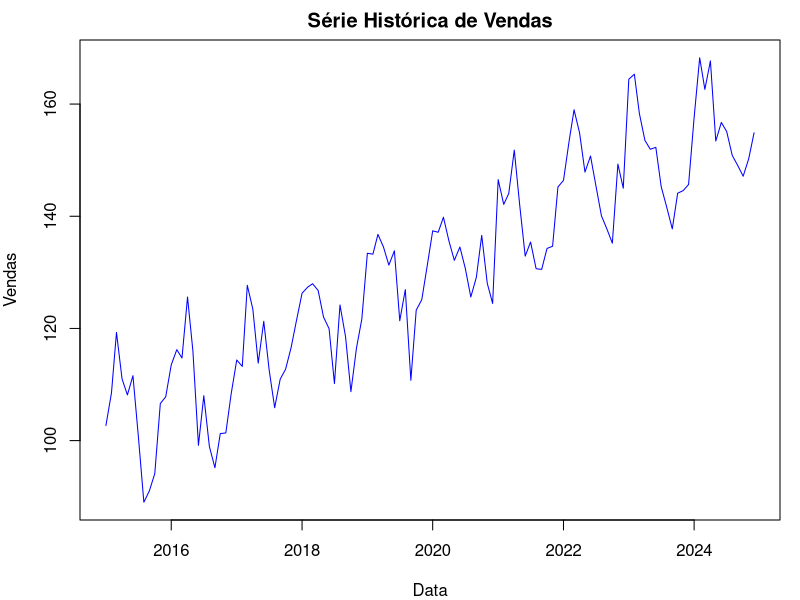
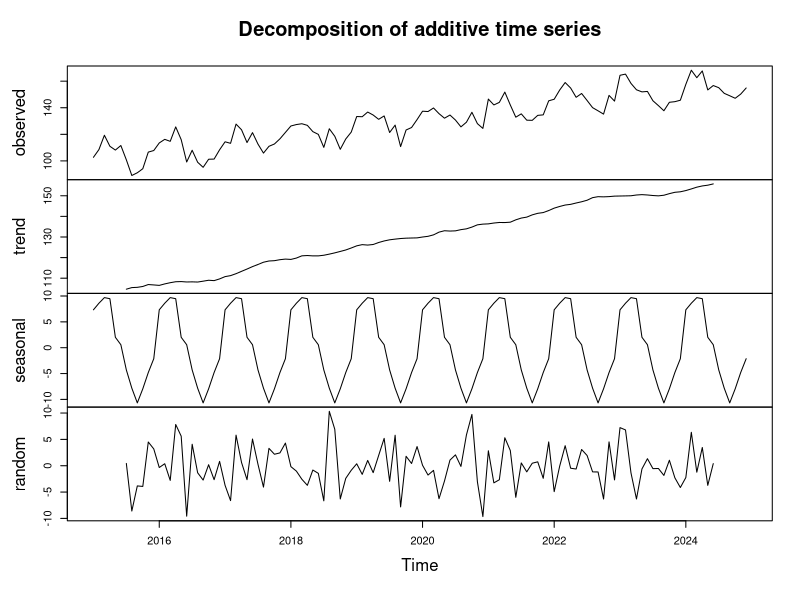
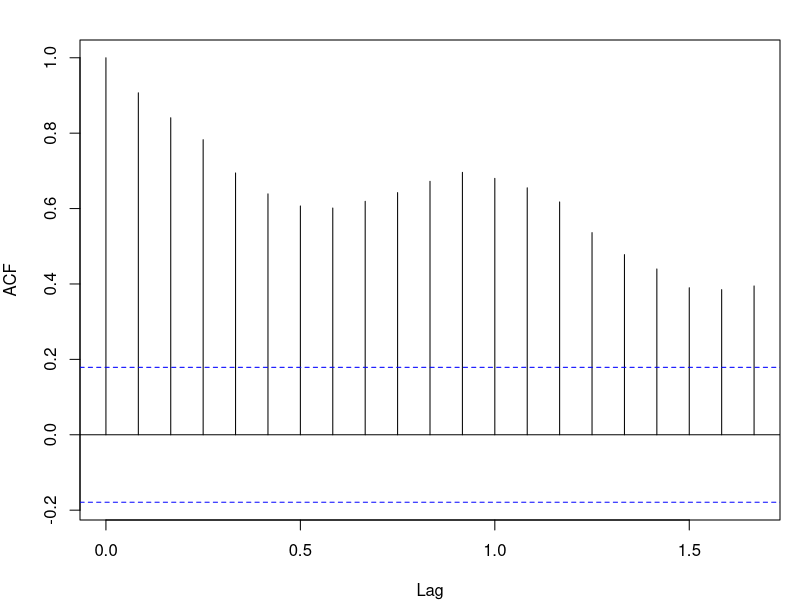
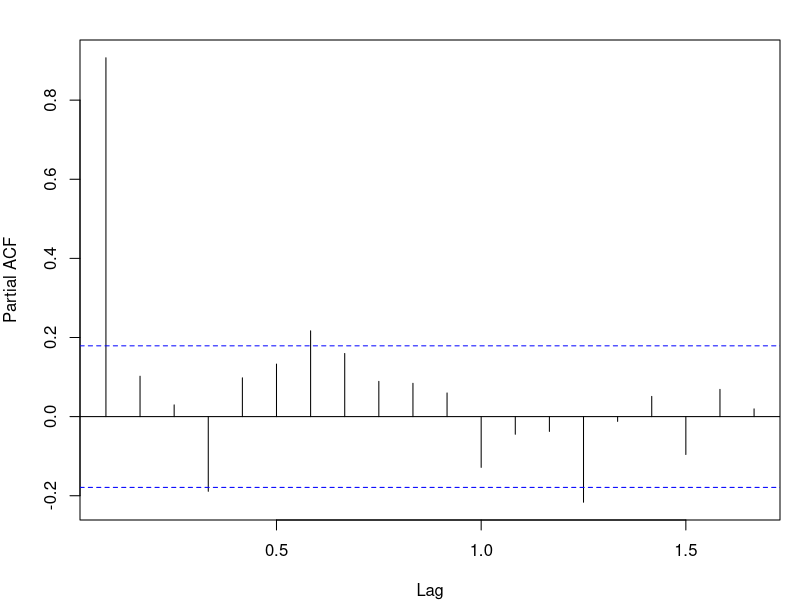
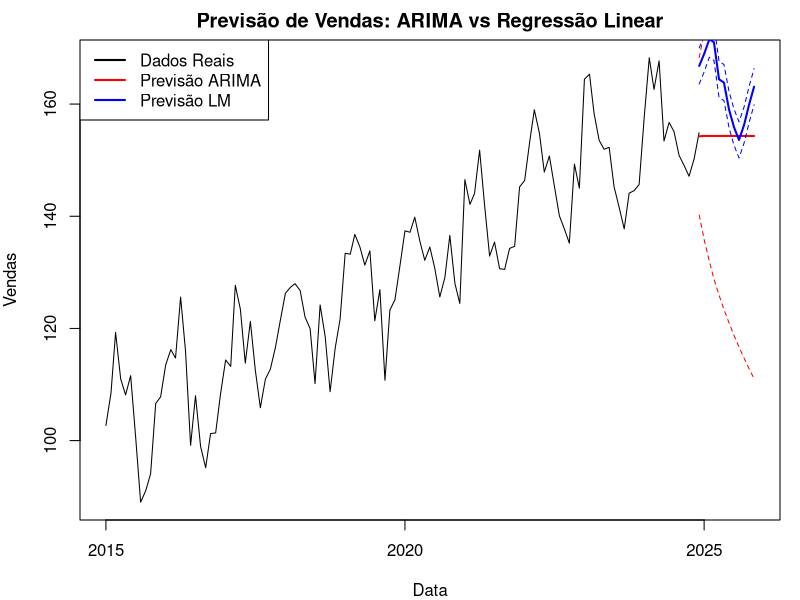
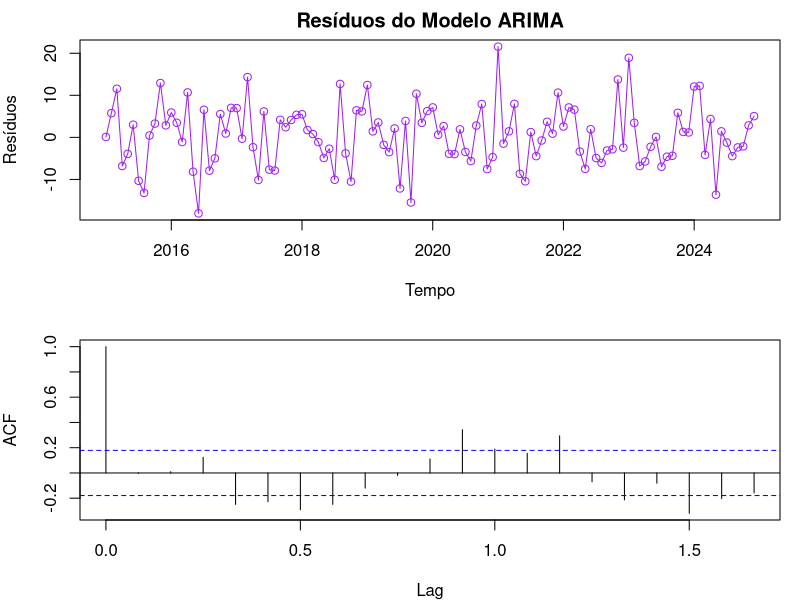

The R script that drew these images, in order:
###############################################################
# PROJETO: Sistema de Previsão de Vendas com Análise Estatística
# AUTOR:   Luiz Tiago Wilcke
# DATA:    Abril/2025
#
# Descrição:
#    Este código em R exemplifica um projeto complexo utilizando
#    apenas bibliotecas padrões do R. São simulados dados de vendas
#    mensais para um período de 10 anos (120 meses). Em seguida, são
#    realizadas análises exploratórias, ajuste de modelo ARIMA e de um
#    modelo de regressão linear com dummies sazonais, previsão dos próximos
#    12 meses e avaliação dos resíduos.
#
#    Foram incluídas correções para o erro "figure margins too large".
###############################################################

###############################
# 1. SIMULAÇÃO DOS DADOS
###############################
set.seed(123)  # Para garantir reprodutibilidade

# Definir parâmetros da simulação
n_anos <- 10           # 10 anos
n_meses <- n_anos * 12 # 120 meses

# Criar um vetor de datas (usando seq.Date)
data_inicio <- as.Date("2015-01-01")
datas <- seq.Date(from = data_inicio, by = "month", length.out = n_meses)

# Criar um vetor de meses (1 a 12) para efeitos sazonais
meses <- rep(1:12, times = n_anos)

# Simular componente de tendência: vendas aumentam linearmente ao longo do tempo
tendencia <- 100 + (1:n_meses) * 0.5

# Simular componente sazonal: efeito periódico mensal com amplitude
efeito_sazonal <- 10 * sin(2 * pi * meses / 12)

# Simular erro aleatório
erro <- rnorm(n_meses, mean = 0, sd = 5)

# Combinar os componentes para gerar as vendas
vendas <- tendencia + efeito_sazonal + erro

# Criar objeto de série temporal com classe "ts"
vendas_ts <- ts(vendas, start = c(2015, 1), frequency = 12)

# Criar data frame com os dados simulados
dados <- data.frame(Data = datas,
                    Mes = meses,
                    Vendas = vendas)

# Visualizar as primeiras linhas dos dados
head(dados)


###############################
# 2. ANÁLISE EXPLORATÓRIA (EDA)
###############################
# Fechar dispositivos gráficos abertos e ajustar margens para evitar erro
graphics.off()  
par(mar = c(4, 4, 2, 1))

# Plot da série de vendas ao longo do tempo com gráfico base
plot(dados$Data, dados$Vendas, type = "l", col = "blue",
     main = "Série Histórica de Vendas",
     xlab = "Data", ylab = "Vendas")

# Decomposição clássica de séries temporais
decomposicao <- decompose(vendas_ts, type = "additive")
plot(decomposicao)

# Analisar Autocorrelação (ACF) e Autocorrelação Parcial (PACF)
acf(vendas_ts, main = "ACF das Vendas")
pacf(vendas_ts, main = "PACF das Vendas")


###############################
# 3. AJUSTE DO MODELO ARIMA
###############################
# Ajustar um modelo ARIMA manualmente (ordem escolhida: (1,1,1))
modelo_arima <- arima(vendas_ts, order = c(1, 1, 1))
print(modelo_arima)

# Previsão para os próximos 12 meses usando a função predict
previsao_arima <- predict(modelo_arima, n.ahead = 12)

# Obter valores previstos e desvios padrões (erro-padrão)
valores_previstos <- previsao_arima$pred
dp_previstos <- previsao_arima$se

# Construir intervalos de confiança (aproximadamente 95%)
limite_inferior <- valores_previstos - 1.96 * dp_previstos
limite_superior <- valores_previstos + 1.96 * dp_previstos

# Exibir as previsões em forma de data frame
dados_previsao <- data.frame(
  Mes = seq(max(dados$Data) + 1, by = "month", length.out = 12),
  Previsto = valores_previstos,
  LI = limite_inferior,
  LS = limite_superior
)
print(dados_previsao)


###############################
# 4. MODELO DE REGRESSÃO LINEAR COM DUMMY SAZONAL
###############################
# Criar variáveis dummy para os 12 meses
dados$MesF <- factor(dados$Mes, levels = 1:12, labels = month.abb)
# Criar uma variável "Tempo" para representar a tendência
dados$Tempo <- 1:nrow(dados)

# Ajustar um modelo de regressão linear (Vendas ~ Tempo + dummies de mês)
modelo_lm <- lm(Vendas ~ Tempo + MesF, data = dados)
summary(modelo_lm)

# Previsão com o modelo de regressão linear para os próximos 12 meses
novos_dados <- data.frame(
  Tempo = (nrow(dados) + 1):(nrow(dados) + 12),
  MesF = factor(rep(1:12, length.out = 12), levels = 1:12, labels = month.abb)
)
previsao_lm <- predict(modelo_lm, newdata = novos_dados, interval = "confidence")
dados_previsao_lm <- data.frame(
  Mes = seq(max(dados$Data) + 1, by = "month", length.out = 12),
  Previsto = previsao_lm[,"fit"],
  LI = previsao_lm[,"lwr"],
  LS = previsao_lm[,"upr"]
)
print(dados_previsao_lm)


###############################
# 5. COMPARAÇÃO E VISUALIZAÇÃO DAS PREVISÕES
###############################
# Fechar dispositivos e ajustar margens novamente
graphics.off()  
par(mar = c(4, 4, 2, 1))

# Plotar a série original de vendas
datas_todos <- c(dados$Data, as.Date(dados_previsao$Mes), as.Date(dados_previsao_lm$Mes))
plot(dados$Data, dados$Vendas, type = "l", col = "black",
     main = "Previsão de Vendas: ARIMA vs Regressão Linear",
     xlab = "Data", ylab = "Vendas",
     xlim = c(min(dados$Data), max(datas_todos)))

# Acrescentar as previsões do modelo ARIMA
novas_datas <- as.Date(dados_previsao$Mes)
lines(novas_datas, dados_previsao$Previsto, col = "red", lwd = 2)
lines(novas_datas, dados_previsao$LI, col = "red", lty = 2)
lines(novas_datas, dados_previsao$LS, col = "red", lty = 2)

# Acrescentar as previsões do modelo de Regressão Linear
novas_datas_lm <- as.Date(dados_previsao_lm$Mes)
lines(novas_datas_lm, dados_previsao_lm$Previsto, col = "blue", lwd = 2)
lines(novas_datas_lm, dados_previsao_lm$LI, col = "blue", lty = 2)
lines(novas_datas_lm, dados_previsao_lm$LS, col = "blue", lty = 2)

# Legenda do gráfico
legend("topleft", legend = c("Dados Reais", "Previsão ARIMA", "Previsão LM"),
       col = c("black", "red", "blue"), lwd = 2)


###############################
# 6. ANÁLISE DOS RESÍDUOS DO MODELO ARIMA
###############################
# Fechar dispositivos e ajustar margens novamente
graphics.off()  
par(mar = c(4, 4, 2, 1))

# Plotar os resíduos do modelo ARIMA e o ACF dos resíduos
residuos <- residuals(modelo_arima)
par(mfrow = c(2, 1))
plot(residuos, type = "o", col = "purple",
     main = "Resíduos do Modelo ARIMA", ylab = "Resíduos", xlab = "Tempo")
acf(residuos, main = "ACF dos Resíduos do Modelo ARIMA")
par(mfrow = c(1, 1))


###############################
# 7. CONCLUSÃO
###############################
# Este script demonstrou:
#   - Simulação de uma série temporal com tendência, sazonalidade e ruído.
#   - Análise exploratória dos dados, com decomposição, ACF e PACF.
#   - Ajuste de um modelo ARIMA e previsão para os próximos 12 meses.
#   - Ajuste de um modelo de regressão linear com variáveis dummy sazonais.
#   - Comparação gráfica entre as previsões dos modelos ARIMA e LM.
#   - Análise dos resíduos do modelo ARIMA para identificar possíveis padrões.
#
# Expansões possíveis:
#   - Inclusão de validação cruzada e medidas adicionais de desempenho.
#   - Uso de pacotes especializados para séries temporais (ex: forecast).
#   - Desenvolvimento de aplicativos interativos (Shiny) e automatização com RMarkdown.
#
# FIM DO PROJETO
